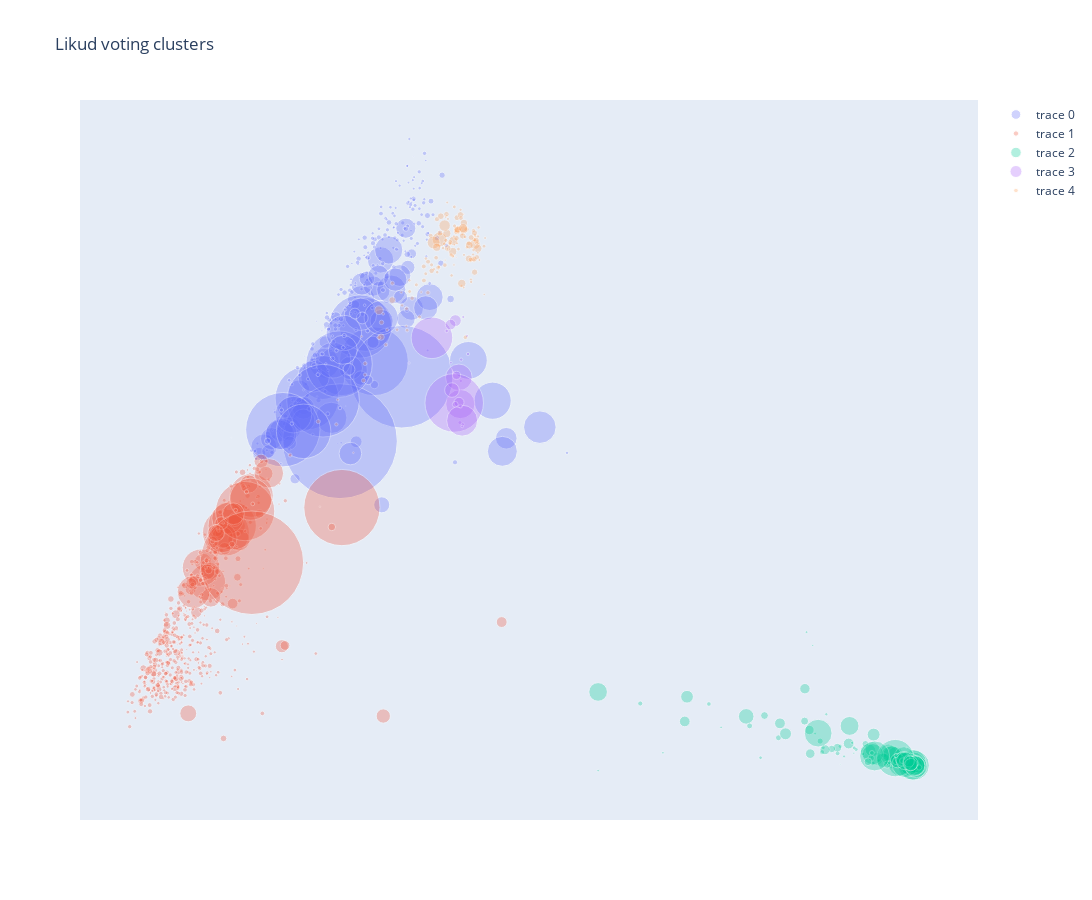

The notebook cell this image was saved under:
### Code cell
traces = []

for label in sorted(pca_df.label.unique()):
    traces.append(go.Scatter(
            x=pca_df[pca_df.label == label][0],
            y=pca_df[pca_df.label == label][1],
            text=pca_df[pca_df.label == label]['locations'],
            mode='markers',
            hoverinfo='text',
            marker=dict(
                size=[np.sqrt(a)/5 for a in (pca_df[pca_df.label == label]['sizes'])],
                opacity=0.3,
          )
           )
                     )
    
layout = go.Layout(
        width=1100,
        height=900,
        title= 'Likud voting clusters',
        hovermode='closest',
        xaxis=dict(
            autorange=True,
            showgrid=False,
            zeroline=False,
            showline=False,
            ticks='',
            showticklabels=False
        ),
        yaxis=dict(
            autorange=True,
            showgrid=False,
            zeroline=False,
            showline=False,
            ticks='',
            showticklabels=False
        ))
fig = go.Figure(data=traces, layout=layout)
py.iplot(fig)

### Figure 1 — Plotly figure (JSON) as saved in the notebook; plotly's stock layout.template omitted (floating-point values rounded to 4 significant figures; data arrays with more than 128 entries replaced by an {"elided": "..."} marker saying what was removed)
{"data": [{"hoverinfo": "text", "marker": {"opacity": 0.3, "size": {"elided": "327 float values"}}, "mode": "markers", "text": {"elided": "327 str values"}, "type": "scatter", "x": {"elided": "327 float values"}, "y": {"elided": "327 float values"}}, {"hoverinfo": "text", "marker": {"opacity": 0.3, "size": {"elided": "599 float values"}}, "mode": "markers", "text": {"elided": "599 str values"}, "type": "scatter", "x": {"elided": "599 float values"}, "y": {"elided": "599 float values"}}, {"hoverinfo": "text", "marker": {"opacity": 0.3, "size": [4.879, 10.43, 15.61, 1.281, 7.31, 3.655, 7.808, 9.319, 4.8, 6.815, 30.02, 4.817, 6.806, 4.534, 16.19, 5.963, 2.04, 2.289, 15.79, 9.024, 21.8, 13.15, 11.97, 6.079, 13.37, 10.84, 13.36, 20.06, 14.25, 2.905, 14.06, 7.815, 13.56, 14.03, 3.418, 16.59, 15.31, 3.092, 4.118, 4.821, 4.299, 11.38, 10.7, 3.305, 3.677, 12.91, 5.119, 9.629, 15.57, 28.37, 5.303, 22.99, 27.1, 5.378, 18.66, 16.32, 9.235, 2.577, 5.15, 14.42, 9.411, 8.476, 14.92, 20.43, 18.93, 6.867, 21.15, 19.25, 12.32, 17.83, 18.66, 7.894, 9.462, 5.803, 3.15, 4.87, 13.3, 8.558, 15.58, 12.31, 6.465, 2.615, 15.53, 5.936, 2.661, 37.34, 1.833, 7.316, 26.18, 3.329, 7.542, 3.995, 7.164, 2.638, 1.114, 10.81, 11.49, 2.341, 16.26, 6.181, 3.863, 21.97, 4.686, 19.1, 14.3, 14.45, 8.01, 5.448, 4.147, 3.924, 2.173, 20.43, 5.943, 12.75, 2.706, 3.382, 30.03, 4.833, 5.103, 17.62, 10.08, 11.62, 7.754, 12.33, 27.71, 14.93, 1.386, 2.871]}, "mode": "markers", "text": ["אבו גווייעד שבט", "אבו גוש", "אבו סנאן", "אבו עבדון שבט", "אבו קורינאת שבט", "אבו קרינאת יישוב", "אבו רובייעה שבט", "אבו רוקייק שבט", "אבו תלול", "אבטין", "אום אלפחם", "אום אלקוטוף", "אום בטין", "אטרש שבט", "אכסאל", "אל סייד", "אלעריאן", "אסד שבט", "אעבלין", "אעצם שבט", "באקה אלגרביה", "בועיינהנוגידאת", "ביר אלמכסור", "ביר הדאג", "בסמה", "בסמת טבעון", "בענה", "גדיידהמכר", "גלגוליה", "גנאביב שבט", "גסר אזרקא", "גש גוש חלב", "גת", "דבוריה", "דחי", "דייר אלאסד", "דייר חנא", "דמיידה", "דריגאת", "הוואשלה שבט", "הוזייל שבט", "זמר", "זרזיר", "חואלד", "חוסנייה", "חורה", "חמאם", "טובאזנגריה", "טורעאן", "טייבה", "טייבה בעמק", "טירה", "טמרה", "טמרה יזרעאל", "יפיע", "כאבול", "כאוכב אבו אלהיגא", "כחלה", "כמאנה", "כסיפה", "כעביהטבאשחגאגרה", "כפר ברא", "כפר יאסיף", "כפר כנא", "כפר מנדא", "כפר מצר", "כפר קאסם", "כפר קרע", "לקיה", "מגד אלכרום", "מגאר", "מוקייבלה", "מזרעה", "מייסר", "מכחול", "מנשית זבדה", "מסעודין אלעזאזמה", "מעיליא", "מעלה עירון", "משהד", "נאעורה", "נווה שלום", "נחף", "ניין", "נצאצרה שבט", "נצרת", "סואעד חמרייה", "סולם", "סחנין", "סייד שבט", "סלמה", "סעוה", "עוזייר", "עוקבי בנו עוקבה", "עטאוונה שבט", "עיילבון", "עילוט", "עין חוד", "עין מאהל", "עין נקובא", "עין ראפה", "עראבה", "עראמשה", "ערערה", "ערערהבנגב", "פוריידיס", "פסוטה", "צנדלה", "קבועה שבט", "קודייראת אצאנעשבט", "קוואעין שבט", "קלנסווה", "קצר אסר", "ראמה", "ראס אלעין", "ראס עלי", "רהט", "רומאנה", "רומת הייב", "ריינה", "שבלי  אום אלגנם", "שגבשלום", "שייח דנון", "שעב", "שפרעם", "תל שבע", "תראבין אצאנע שבט", "תראבין אצאנעישוב"], "type": "scatter", "x": [0.8555, 0.7273, 0.635, 0.913, 0.8592, 0.6576, 0.8661, 0.8957, 0.8982, 0.8756, 0.8993, 0.8801, 0.8934, 0.8447, 0.8943, 0.6858, 0.906, 0.8042, 0.8268, 0.8967, 0.8917, 0.84, 0.6969, 0.9034, 0.885, 0.7961, 0.8881, 0.894, 0.8649, 0.7433, 0.8821, 0.6638, 0.8909, 0.8973, 0.8709, 0.8584, 0.8846, 0.7888, 0.8078, 0.834, 0.7827, 0.8945, 0.5385, 0.8427, 0.8185, 0.8353, 0.7542, 0.7357, 0.8697, 0.8961, 0.8513, 0.8766, 0.897, 0.869, 0.8643, 0.9046, 0.9052, 0.4023, 0.872, 0.85, 0.7344, 0.8963, 0.8333, 0.8627, 0.7975, 0.8224, 0.8341, 0.883, 0.8858, 0.9013, 0.4022, 0.8947, 0.8934, 0.8925, 0.8016, 0.7787, 0.8981, 0.7783, 0.8997, 0.894, 0.8315, 0.5956, 0.8909, 0.6404, 0.8946, 0.8694, 0.7541, 0.8566, 0.8848, 0.7609, 0.7696, 0.8048, 0.8709, 0.8792, 0.8872, 0.6881, 0.8973, 0.903, 0.8937, 0.7513, 0.7562, 0.9024, 0.5764, 0.9008, 0.873, 0.8808, 0.7268, 0.9068, 0.8706, 0.86, 0.7396, 0.8999, 0.8809, 0.542, 0.5042, 0.8898, 0.8369, 0.8326, 0.4685, 0.8848, 0.7588, 0.8907, 0.8265, 0.8939, 0.7482, 0.8931, 0.7828, 0.7299], "y": [-0.3914, -0.2856, -0.3291, -0.4121, -0.399, -0.3939, -0.3966, -0.4052, -0.4063, -0.3993, -0.4056, -0.3959, -0.4014, -0.3989, -0.4029, -0.3626, -0.4063, -0.3868, -0.384, -0.4047, -0.4044, -0.3955, -0.3564, -0.4071, -0.4036, -0.3716, -0.4005, -0.4028, -0.4003, -0.356, -0.3984, -0.3277, -0.4043, -0.4065, -0.3939, -0.3853, -0.3981, -0.3918, -0.3808, -0.4028, -0.3759, -0.4047, -0.337, -0.398, -0.3878, -0.3576, -0.3851, -0.3874, -0.3889, -0.4068, -0.3902, -0.4045, -0.4021, -0.4052, -0.3898, -0.4071, -0.41, -0.414, -0.3954, -0.3978, -0.3504, -0.4069, -0.3806, -0.391, -0.344, -0.3722, -0.3883, -0.3916, -0.4033, -0.4056, -0.2907, -0.4063, -0.4052, -0.4012, -0.3705, -0.3869, -0.4076, -0.3781, -0.4055, -0.4016, -0.3945, -0.3462, -0.4009, -0.3439, -0.4094, -0.3945, -0.3889, -0.4046, -0.4044, -0.3257, -0.3801, -0.3785, -0.3992, -0.4037, -0.3778, -0.3399, -0.4031, -0.4123, -0.4001, -0.3678, -0.3782, -0.4078, -0.3096, -0.4063, -0.3985, -0.3959, -0.3364, -0.4091, -0.3906, -0.4016, -0.2178, -0.4063, -0.3985, -0.2983, -0.3861, -0.3944, -0.391, -0.3864, -0.3088, -0.3989, -0.3813, -0.3993, -0.4002, -0.4045, -0.3554, -0.4028, -0.4042, -0.197]}, {"hoverinfo": "text", "marker": {"opacity": 0.3, "size": [2.713, 3.347, 26.76, 3.359, 3.888, 1.149, 41.63, 29.22, 58.57, 3.406, 11.89, 2.315, 10.66, 31.0, 3.447, 3.341, 3.811, 3.323, 3.175, 8.146, 2.706, 10.15, 14.64, 5.903]}, "mode": "markers", "text": ["אור הגנוז", "אלומה", "אלעד", "אספר", "בית חלקיה", "בית צבי", "בית שמש", "ביתר עילית", "בני ברק", "יסודות", "כוכב יעקב", "כפר גדעון", "כפר חבד", "מודיעין עילית", "מירון", "מעלה עמוס", "מתתיהו", "נווה", "נחליאל", "עמנואל", "קוממיות", "קרית יערים", "רכסים", "תפרח"], "type": "scatter", "x": [0.1708, 0.1864, 0.1834, 0.1978, 0.185, 0.1745, 0.1411, 0.1857, 0.1761, 0.1895, 0.1779, 0.1052, 0.1704, 0.1886, 0.1643, 0.187, 0.186, 0.196, 0.1904, 0.1797, 0.1887, 0.1836, 0.1725, 0.1777], "y": [0.2256, 0.1968, 0.2024, 0.2391, 0.1316, 0.2451, 0.2645, 0.1606, 0.1624, 0.1287, 0.2914, 0.225, 0.2853, 0.1346, 0.2752, 0.2303, 0.1572, 0.2673, 0.2971, 0.2056, 0.1255, 0.1633, 0.1826, 0.1601]}, {"hoverinfo": "text", "marker": {"opacity": 0.3, "size": {"elided": "136 float values"}}, "mode": "markers", "text": {"elided": "136 str values"}, "type": "scatter", "x": {"elided": "136 float values"}, "y": {"elided": "136 float values"}}], "layout": {"height": 900, "hovermode": "closest", "title": {"text": "Likud voting clusters"}, "width": 1100, "xaxis": {"autorange": true, "showgrid": false, "showline": false, "showticklabels": false, "ticks": "", "zeroline": false}, "yaxis": {"autorange": true, "showgrid": false, "showline": false, "showticklabels": false, "ticks": "", "zeroline": false}}}
